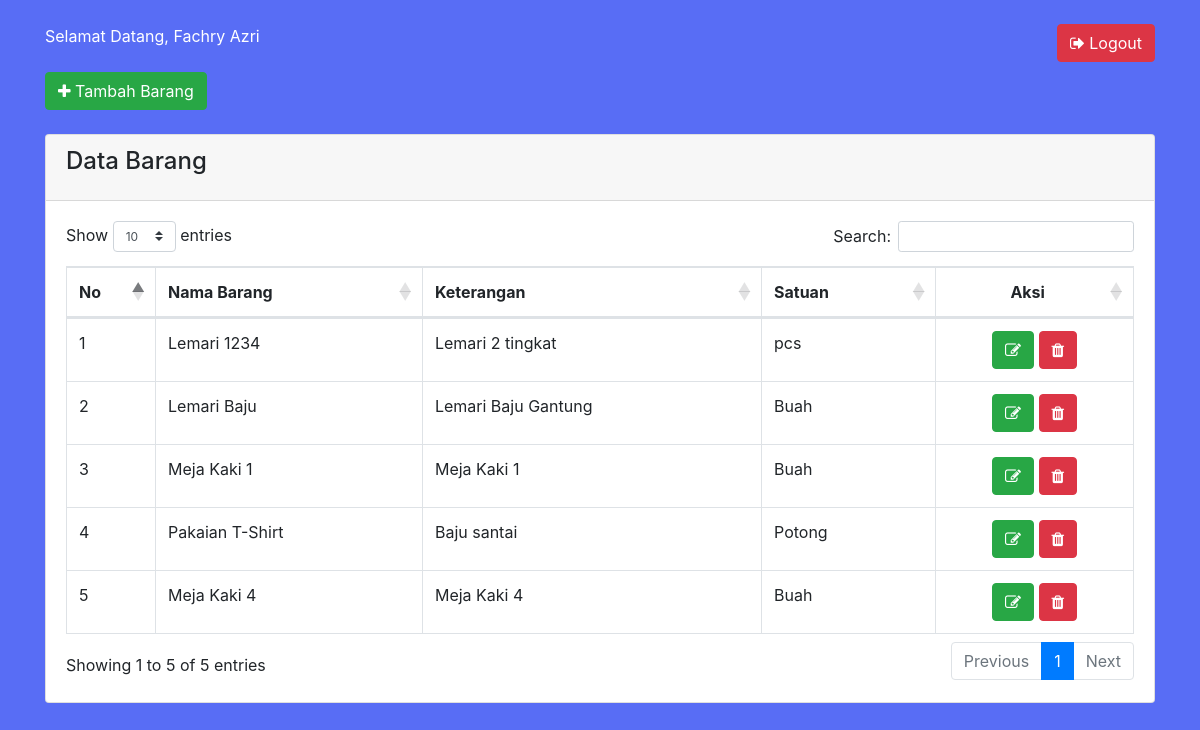
Screenshot of /index.php (signed in) with the database file from the repository.
### tables this page shows
CREATE TABLE `pengguna` (
  `IdPengguna` int(11) NOT NULL,
  `NamaPengguna` varchar(50) NOT NULL,
  `PASSWORD` char(128) NOT NULL,
  `NamaDepan` varchar(25) NOT NULL,
  `NamaBelakang` varchar(25) DEFAULT NULL,
  `NoHp` varchar(12) NOT NULL,
  `alamat` text NOT NULL,
  `IdAkses` int(11) DEFAULT NULL
);

CREATE TABLE `barang` (
  `IdBarang` int(11) NOT NULL,
  `NamaBarang` varchar(50) NOT NULL,
  `Keterangan` varchar(100) NOT NULL,
  `satuan` varchar(30) NOT NULL,
  `IdPengguna` int(11) NOT NULL
);

### proses/panggil.php (called while the page is built, shortened)
<?php
    include 'prosescrud.php';
    $db = new Koneksi();
    $koneksi =  $db->DBConnect();
    $proses = new prosesCrud($koneksi);
    $id = $_SESSION['ADMIN']['IdPengguna'];
    $sesi = $proses->tampil_data_id('pengguna','IdPengguna',$id);
?>

### proses/prosescrud.php (called while the page is built, shortened)
<?php
class prosesCrud {
    protected $db;
    function __construct($db){
        $this->db = $db;
    }
    function tampil_data_barang($tabel,$user_id)
    {
        $row = $this->db->prepare("SELECT * FROM $tabel where IdPengguna = ?");
        $row->execute(array($user_id));
        return $hasil = $row->fetchAll();
    }
    function tampil_data_id($tabel,$where,$id)
    {
        $row = $this->db->prepare("SELECT * FROM $tabel WHERE $where = ?");
        $row->execute(array($id));
        $hasil = $row->fetch();
        return $hasil;
    }
}

### index.php (the view, shortened to what this page needs)
<?php
    require 'proses/panggil.php';
?>
<!DOCTYPE HTML>
<html>
	<head>
        <link rel="stylesheet" href="https://cdnjs.cloudflare.com/ajax/libs/twitter-bootstrap/4.1.3/css/bootstrap.css">
        <link rel="stylesheet" href="https://cdn.datatables.net/1.10.19/css/dataTables.bootstrap4.min.css" />
        <link rel="stylesheet" href="https://stackpath.bootstrapcdn.com/font-awesome/4.7.0/css/font-awesome.min.css">
	</head>
    <body style="background:#586df5;">
		<div class="container">
			<div class="row">
				<div class="col-lg-12">
                    <?php
                        if(!empty($_SESSION['ADMIN']))
                        {
                    ?>
                    <br/>
                    <span style="color:#fff";>Selamat Datang, <?php echo $sesi['NamaDepan'];?></span>
                    <a href="logout.php" class="btn btn-danger btn-md float-right"><span class="fa fa-sign-out"></span> Logout</a>
                    <br/><br/>
                    <a href="tambah.php" class="btn btn-success btn-md"><span class="fa fa-plus"></span> Tambah Barang</a>
                    <br/><br/>
                    <div class="card">
                        <div class="card-header">
                            <h4 class="card-title">Data Barang</h4>
                        </div>
                        <div class="card-body">
                            <table class="table table-hover table-bordered" id="mytable" style="margin-top: 10px">
                                <thead>
                                    <tr>
                                        <th width="50px">No</th>
                                        <th>Nama Barang</th>
                                        <th>Keterangan</th>
                                        <th>Satuan</th>
                                        <th style="text-align: center;">Aksi</th>
                                    </tr>
                                </thead>
                                <tbody>
                                <?php
                                    $no=1;
                                    $hasil = $proses->tampil_data_barang('barang',$sesi['IdPengguna']);
                                    foreach($hasil as $isi){
                                ?>
                                    <tr>
                                        <td><?php echo $no; ?></td>
                                        <td><?php echo $isi['NamaBarang']?></td>
                                        <td><?php echo $isi['Keterangan'];?></td>
                                        <td><?php echo $isi['satuan'];?></td>
                                        <td style="text-align: center;">
                                            <a href="edit.php?id=<?php echo $isi['IdBarang']; ?>" class="btn btn-success btn-md">
                                            <span class="fa fa-edit"></span></a>
                                            <a onclick="return confirm('Apakah yakin data akan di hapus?')" href="proses/crud.php?aksi=hapusBarang&IdBarang=<?php echo $isi['IdBarang'];?>"
                                            class="btn btn-danger btn-md"><span class="fa fa-trash"></span></a>
                                        </td>
                                    </tr>
                                <?php
                                    $no++;
                                    }
                                ?>
                                </tbody>
                            </table>
                        </div>
                    </div>
                    <?php
                    }?>
			    </div>
			</div>
		</div>
	</body>
</html>

### rows the page displays
pengguna: NamaDepan "Fachry Azri"
barang: NamaBarang "Lemari 1234", Keterangan "Lemari 2 tingkat", satuan "pcs"
barang: NamaBarang "Lemari Baju", Keterangan "Lemari Baju Gantung", satuan "Buah"
barang: NamaBarang "Meja Kaki 1", Keterangan "Meja Kaki 1", satuan "Buah"
barang: NamaBarang "Pakaian T-Shirt", Keterangan "Baju santai", satuan "Potong"
barang: NamaBarang "Meja Kaki 4", Keterangan "Meja Kaki 4", satuan "Buah"
